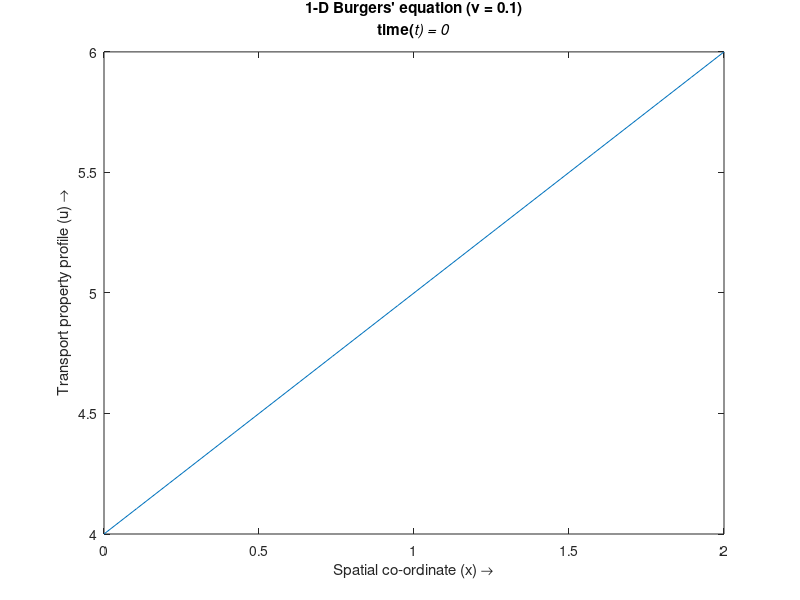

MATLAB code for this plot: (Note: this script raises an error after producing the figure.)
clear
clc
clf

% The Burgers equation can be written as  u_t + u*u_x = v*u_xx

% Wave stepping term is u*u_x

% Diffusion term is v*u_xx

% assuming v = 0

% discretization in space 1m total length with 50 points

% discretization in time 1e-2 sec total length with 50 points

% initialization of parameters

xL = 2; % space dimension scale

NoX = 20; % steps taken for space discretization

dt = 1e-4; %time dimension scale

NoTt = 100; % steps taken for time discretization 

diSx = xL/(NoX-1); % discretized length

visc = 0.1; %  diffusion coefficeint

kx(1:NoX) = 0.;

dkx = 2*pi/(NoX*diSx);

X =0:diSx:2; 

u(1:NoX) = zeros(1,NoX); %preallocating memory

un(1:NoX) = zeros(1,NoX); %preallocating memory

uFFT(1:NoX) = zeros(1,NoX); %preallocating memory

uFFTx(1:NoX) = zeros(1,NoX); %preallocating memory

viscFFT(1:NoX) = zeros(1,NoX); %preallocating memory

viscFFTx(1:NoX) = zeros(1,NoX); %preallocating memory

gauss(1:NoX) = zeros(1,NoX);%preallocating memory

dgauss(1:NoX) = zeros(1,NoX);%preallocating memory




for i=1:NoX/2.
    
         kx(i) = i * dkx; 
end
for i=NoX/2:NoX
    
         kx(i) = (NoX - i) * dkx;
end



for i = 1:NoX    
 
    gauss(i) = exp(-0.25*((X(i)-0)^2/visc));
    dgauss(i) =(-0.5*((X(i)-0)/visc))*exp(-0.25*((X(i)-0)^2/visc));
end

for i = 1:NoX     
    
 u(i) = (-2*visc*(dgauss(i)/gauss(i)))+ 4 ;  % initail Guassian function
 
 %u(i) = (-2*visc*(dgauss(i)))+4;
end


for  it=0:NoTt
    
    un=u;
    h=plot(X,real(u));
    axis([0 2 4 6])
    title({['1-D Burgers'' equation (\nu = ',num2str(visc),')'];['time(\itt) = ',num2str(dt*it)]})
    xlabel('Spatial co-ordinate (x) \rightarrow')
    ylabel('Transport property profile (u) \rightarrow')
    drawnow;
    refreshdata(h)
           
    
     % fft of diffusion term
         for j = 1:NoX 
        
            viscFFT(j)  = fft(u(j));
    
           %uFFTx = uFFT.*exp(-visc*kx.*kx*dt)+ uFFT.*exp(-1i*kx.*u*dt);  
  
            viscFFTx(j) = viscFFT(j)*(exp(-visc*kx(j)*kx(j)*dt));  
  
            u(j)=ifft(viscFFTx(j));        

         end
         
         %fft of wave stepping term
         
         for j = 1:NoX 
             
           uFFT(j)  = fft(u(j));
    
           %uFFTx = uFFT.*exp(-visc*kx.*kx*dt)+ uFFT.*exp(-1i*kx.*u*dt);  
  
            uFFTx(j) = uFFT(j)*(exp(-1i*kx(j)*u(j)*dt));  
  
            u(j)=ifft(uFFTx(j)); 
            
         end
         
        
 end

